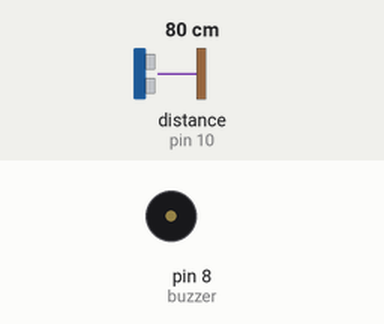
Simulated run of this sketch. Board: Arduino Uno, built with avr-gcc and run on an emulated ATmega328P. Shown: buzzer (waves = sounding, pin HIGH). Wiring (inferred from the names in the program): ultrasonic range finder: trigger pin 9; echo pin 10. Inputs (shaded band) come from the test bench; at power-on: distance to the obstacle (sensor on pin 10) 80 cm. The echo pulse lasts 58.3 µs per cm; pins used as bus, display or sensor lines are not drawn.

Above: at 1.2 s.
1.3 s: distance to the obstacle (sensor on pin 10) set to 32 cm
2.8 s: distance to the obstacle (sensor on pin 10) set to 29 cm
At 3.03 s:
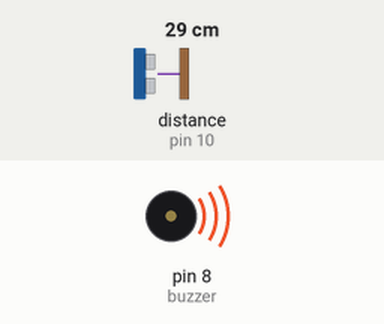
5.8 s: distance to the obstacle (sensor on pin 10) set to 2 cm
At 7.3 s:
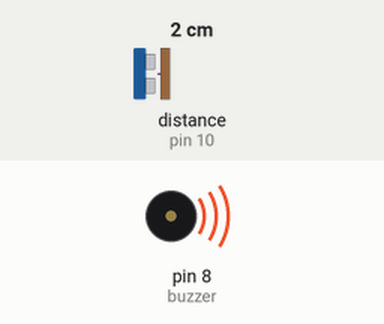
Timing chart, 0 to 8.8 s (numbered marks = the images above; inputs shaded):
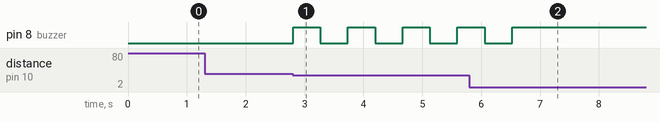

The sketch:

ejer4.ino
```cpp
const int trigPin = 9;
const int echoPin = 10;
const int buzzer = 8;

void setup() {
  pinMode(trigPin, OUTPUT);
  pinMode(echoPin, INPUT);
  pinMode(buzzer, OUTPUT);
}

void loop() {
  digitalWrite(trigPin, LOW);
  delayMicroseconds(2);
  digitalWrite(trigPin, HIGH);
  delayMicroseconds(10);
  digitalWrite(trigPin, LOW);

  long duration = pulseIn(echoPin, HIGH);
  float distance = duration * 0.034 / 2;

  if (distance < 30) {
    digitalWrite(buzzer, HIGH);
    delay(map(distance, 5, 30, 50, 500));
    digitalWrite(buzzer, LOW);
    delay(map(distance, 5, 30, 50, 500));
  } else {
    digitalWrite(buzzer, LOW);
  }
}
```

Measured:
- the behaviour switches between 31 and 30 cm on distance to the obstacle (sensor on pin 10) (found by bisection; images 0 and 1)
- after the input at 1.3 s, every drawn part: stays the same
- after the input at 2.8 s, pin 8 (buzzer): alternates HIGH for 0.46 s and LOW for 0.47 s, starting at once
- after the input at 5.8 s, pin 8 (buzzer): goes on until 6.5 s, then stays HIGH
